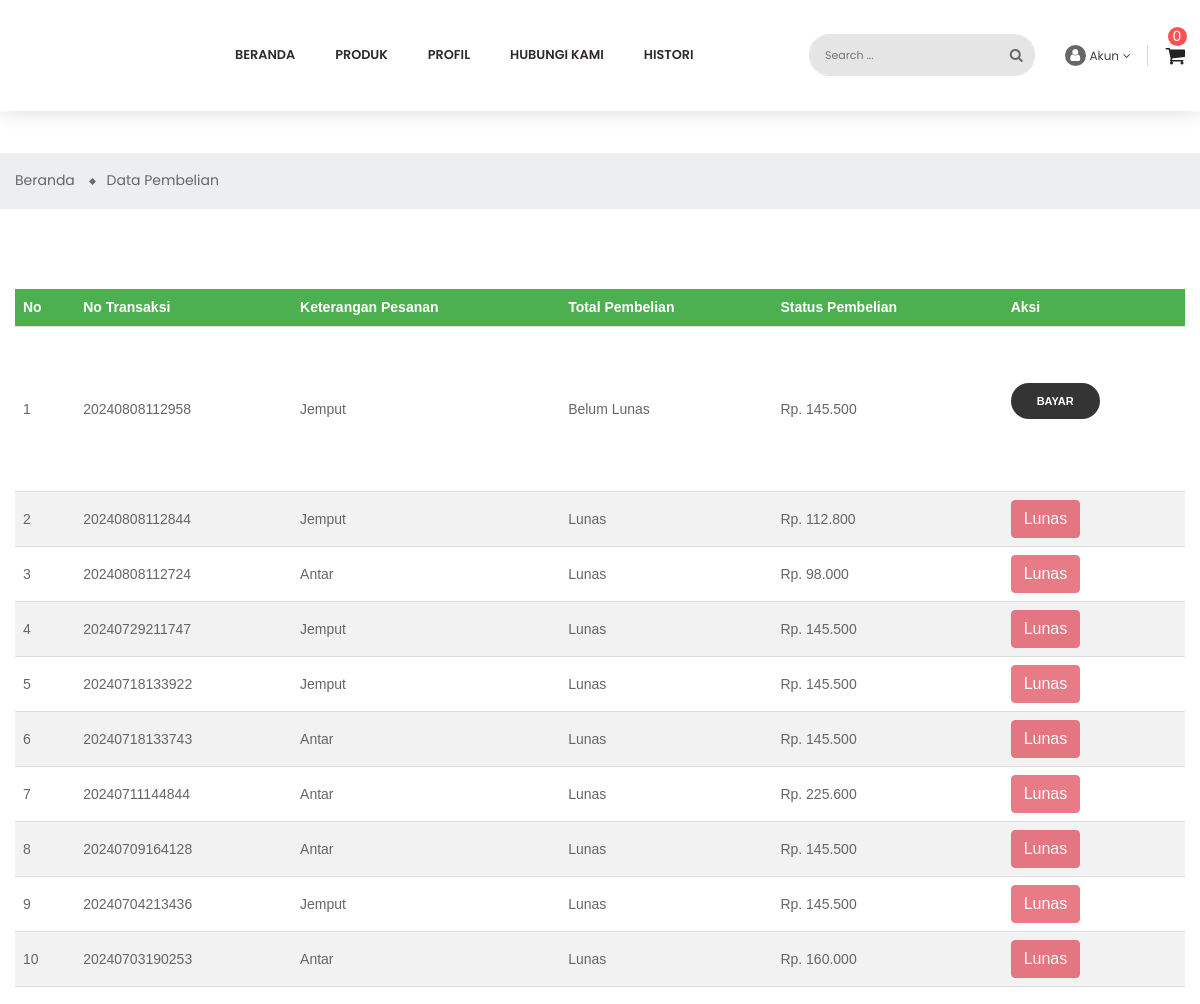
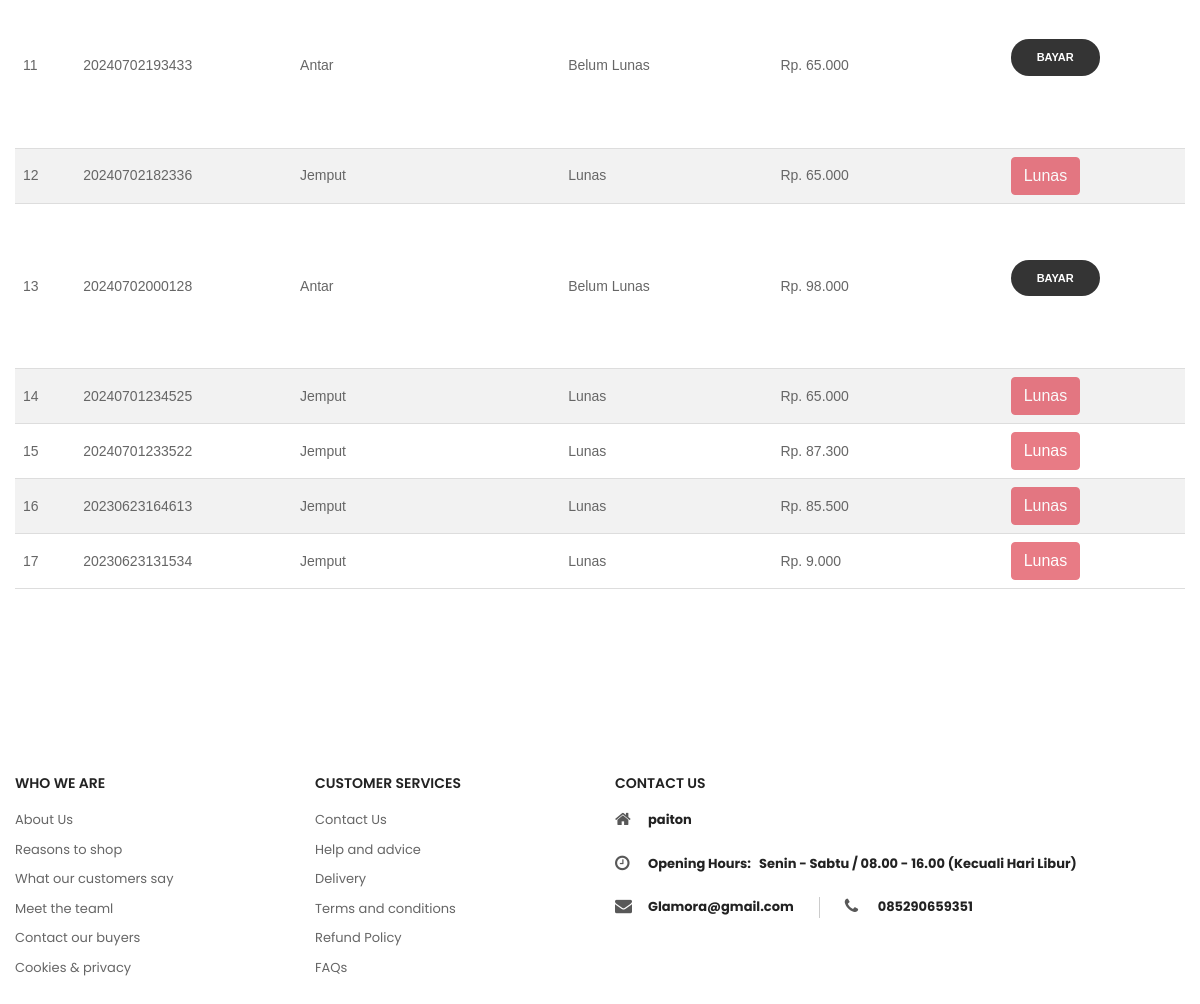
The app's page /data-pembelian/ (signed in), older data (2 pictures, top to bottom).
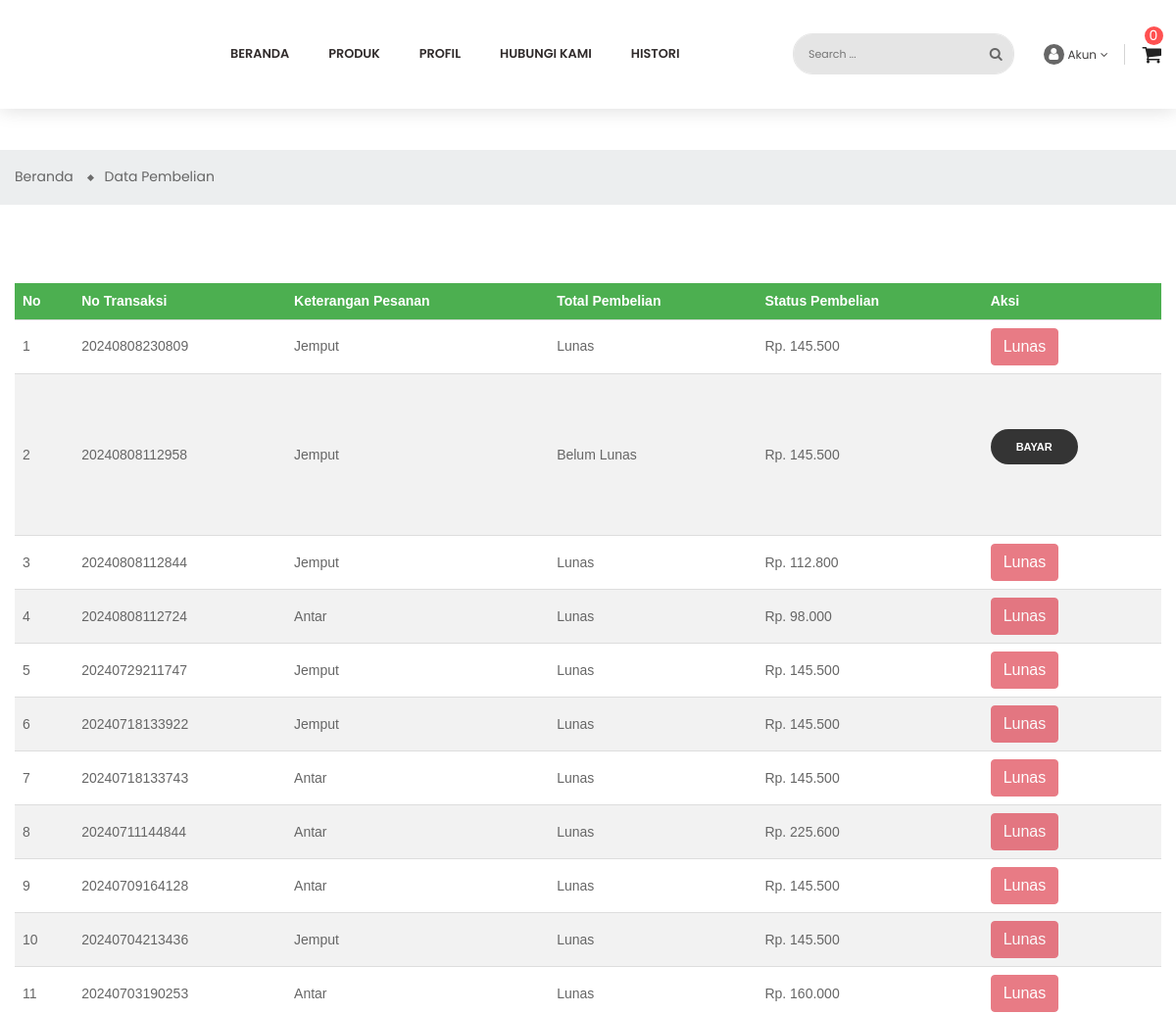
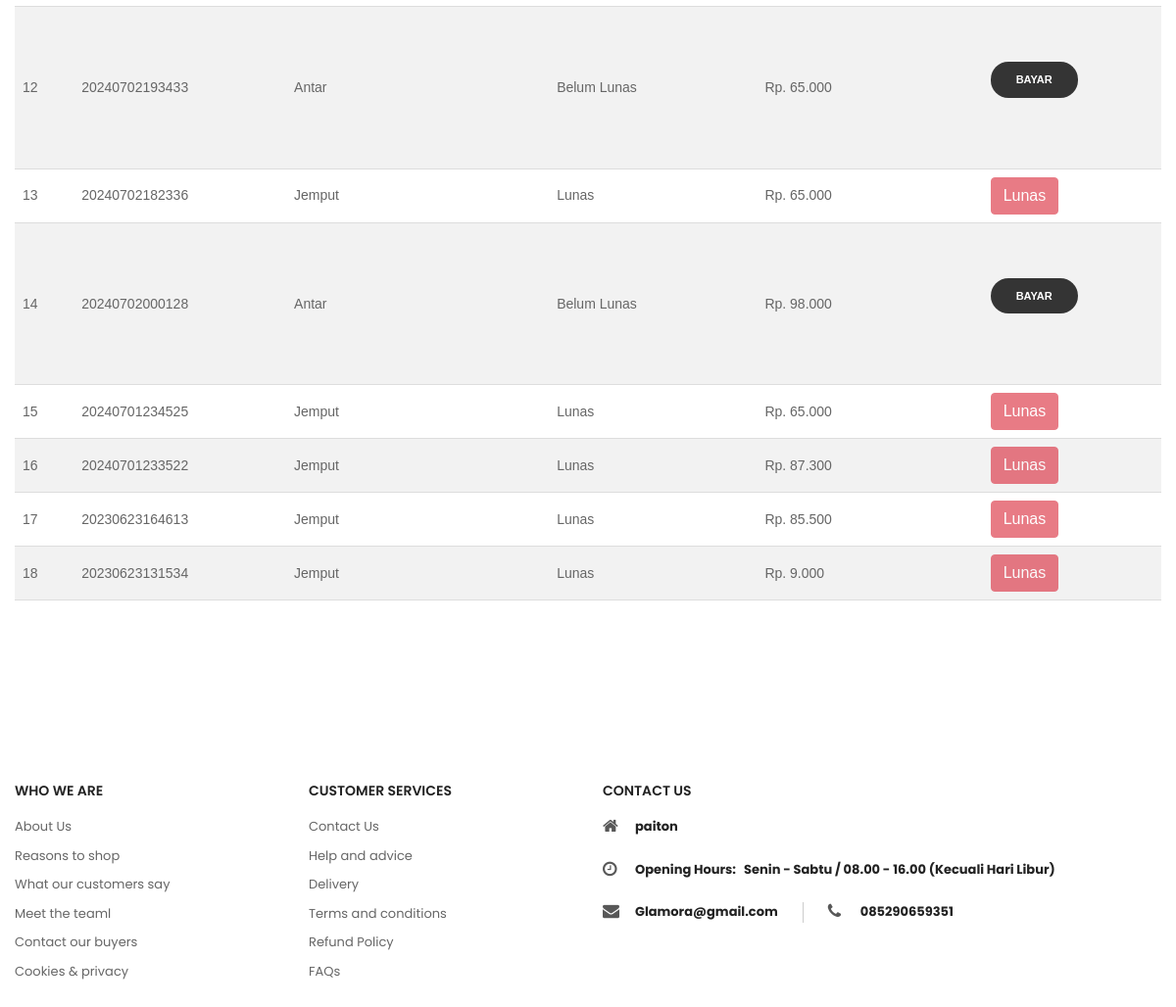
The same page, newer data (2 pictures, top to bottom).
### cart/models.py (models this page shows, shortened)
class Transaksi(models.Model):
    Status=(
        ('Belum Lunas', 'Belum Lunas'),
        ('Lunas' , 'Lunas'),
        ('Pengiriman' , 'Pengiriman'),
        ('Selesai' , 'Selesai'),
        ('Batalkan' , 'Batalkan'),
        ('Kadaluarsa' , 'Kadaluarsa'),
        ('Pembayaran Ditolak' , 'Pembayaran Ditolak'),
    )
    KT=(
        ('Jemput', 'Jemput'),
        ('Antar' , 'Antar'),
    )
    custumer = models.ForeignKey(Custumer, null=True, blank=False, on_delete=models.SET_NULL)
    no_transaksi = models.CharField(max_length=200, blank=False, null=True)
    wa_kirim = models.CharField(max_length=200, blank=True, null=True,verbose_name="No Whatsapp")
    alamat_kirim = models.CharField(max_length=300, blank=True,null=True)
    keterangan_pesanan = models.CharField(max_length=200, blank=True, null=True, choices=KT)
    status = models.CharField(max_length=200, default="Belum Lunas", blank=True, null=True, choices=Status)
    total_transaksi = models.BigIntegerField(blank=True, null=True)
    date_created= models.DateTimeField(auto_now_add=True, null=True,blank=True)
    token_payment = models.CharField(max_length=300, blank=True, null=True)
    class Meta:
        ordering = ('-no_transaksi', )
    class Meta:
        verbose_name_plural ="Transaksi"

### website/views.py (the view)
# urls.py: path('data-pembelian/', views.datapembelian, name='datapembelian'),
@login_required(login_url='loginpage')
def datapembelian(request):
    id_konsumen = request.user.custumer.id
    transaksi = Transaksi.objects.filter(custumer__id=id_konsumen).order_by('-id')
    context = {
         "judul": "Halaman Pembelian Meubel",
         "transaksi":transaksi
    }
    return render(request, 'datapembelian.html', context)

### cart/context_processors.py (called while the page is built)
def keranjang(request):
    return {'keranjang': Cart(request)}

### cart/keranjang.py (called while the page is built)
    def __len__(self):
        return sum(item['quantity'] for item in self.cart.values())

    def get_total_price(self):
        return sum(Decimal(item['price']) * item['quantity'] for item in self.cart.values())

### website/context_processors.py (called while the page is built)
def kategori_context_processor(request):
    return {
        'kategori': Kategori.objects.all()
    }

### website/views.py (called while the page is built)
def kategoriberanda(request):
    kategori = Kategori.objects.filter(aktif=True).order_by('-id')
    return {'kategori':kategori}

### website/templates/datapembelian.html (shortened to what this page needs)
{% extends "base.html" %}
{% load static %}
{% load humanize %}
{% block content %}
<br/>
<br/>
<div class="main-content mb-4" >
    <div id="wrapper-site">
        <div id="content-wrapper">
            <nav class="breadcrumb-bg">
                <div class="container no-index">
                    <div class="breadcrumb">
                        <ol>
                            <li>
                                <a href="{% url 'beranda' %}">
                                    <span>Beranda</span>
                                </a>
                            </li>
                            <li>
                                <a href="#">
                                    <span>Data Pembelian</span>
                                </a>
                            </li>
                        </ol>
                    </div>
                </div>
            </nav>
            <div id="wrapper-site">
                <div class="container">
                    <div class="row">
                        <div id="content-wrapper" class="col-xs-12 col-sm-12 col-md-12 col-lg-12 onecol">
                            <div id="main">
                                <table>
                                    <tr>
                                      <th>No</th>
                                      <th>No Transaksi</th>
                                      <th>Keterangan Pesanan</th>
                                      <th>Total Pembelian</th>
                                      <th>Status Pembelian</th>
                                      <th>Aksi</th>
                                    </tr>
                                {% for t in transaksi %}
                                <tr>
                                    <td>{{ forloop.counter }}</td>
                                    <td>{{ t.no_transaksi }}</td>
                                    <td>{{ t.keterangan_pesanan }}</td>
                                    <td>{{ t.status }}</td>
                                    <td>Rp. {{ t.total_transaksi | intcomma }}</td>
                                    <td>
                                      {% if t.status == "Lunas" %}
                                      <button class="btn btn-danger detail-btn" disabled>Lunas</button>
                                      {% else %}
                                      <a href="{% url 'isivitual' t.no_transaksi %}" class="btn btn-primary detail-btn" data-notransaksi="{{ t.no_transaksi }}">Bayar</a>
                                      {% endif %}
                                    </td>
                                </tr>
                                {% empty %}
                                <tr>
                                    <td colspan="6" align="center"> Data Kosong </td>
                                  </tr>
                                {% endfor %}
                                  </table>
                            </div>
                        </div>
                    </div>
                </div>
            </div>
        </div>
    </div>
</div>
{% endblock content %}

### templates/navbar.html (shortened to what this page needs)
<ul class="menu-top navbar-nav">
    <li class="{% if menu == "beranda" %}nav-link{% endif %}">
        <a href="{% url 'beranda' %}" class="parent">Beranda</a>
    </li>
    <li class="{% if menu == "produk" %}nav-link{% endif %}">
        <a href="" class="parent">Produk</a>
    </li>
    <li class="{% if menu == "profil" %}nav-link{% endif %}">
        <a href="{% url 'profil' %}" class="parent">Profil</a>
    </li>
    <li class="{% if menu == "hubungi" %}nav-link{% endif %}">
        <a href="{% url 'hubungi' %}" class="parent">Hubungi Kami</a>
    </li>
    {% if user.is_authenticated %}
											{% for group in user.groups.all  %}
												{% if group.name == "custumer" %}
													<li class="{% if menu == "datapembelian" %}nav-link{% endif %}">
														<a href="{% url 'datapembelian' %}" class="parent">Histori</a>
													</li>
												{% endif %}
											{% endfor %}
										{% endif %}
</ul>

Row changes from the older to the newer data that the page shows:
added Transaksi: no_transaksi "20240808230809", keterangan_pesanan "Jemput", status "Lunas", total_transaksi "145.500"
